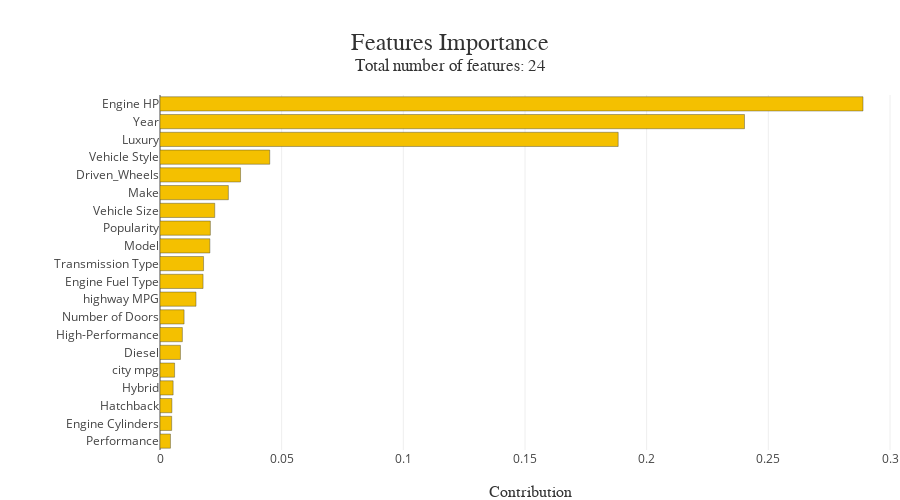

Notebook source saved alongside this figure:
### Code cell
# feature importance
# prioritise feature engineering and prune low-contributing features
xpl.plot.features_importance()

### Figure 1 — Plotly figure (JSON) as saved in the notebook; plotly's stock layout.template omitted (floating-point values rounded to 4 significant figures)
{"data": [{"customdata": ["Performance", "Engine Cylinders", "Hatchback", "Hybrid", "city mpg", "Diesel", "High-Performance", "Number of Doors", "highway MPG", "Engine Fuel Type", "Transmission Type", "Model", "Popularity", "Vehicle Size", "Make", "Driven_Wheels", "Vehicle Style", "Luxury", "Year", "Engine HP"], "hovertemplate": "Feature: %{customdata}<br />Contribution: %{x:.4f}<extra></extra>", "marker": {"color": ["rgba(244, 192, 0, 1.0)", "rgba(244, 192, 0, 1.0)", "rgba(244, 192, 0, 1.0)", "rgba(244, 192, 0, 1.0)", "rgba(244, 192, 0, 1.0)", "rgba(244, 192, 0, 1.0)", "rgba(244, 192, 0, 1.0)", "rgba(244, 192, 0, 1.0)", "rgba(244, 192, 0, 1.0)", "rgba(244, 192, 0, 1.0)", "rgba(244, 192, 0, 1.0)", "rgba(244, 192, 0, 1.0)", "rgba(244, 192, 0, 1.0)", "rgba(244, 192, 0, 1.0)", "rgba(244, 192, 0, 1.0)", "rgba(244, 192, 0, 1.0)", "rgba(244, 192, 0, 1.0)", "rgba(244, 192, 0, 1.0)", "rgba(244, 192, 0, 1.0)", "rgba(244, 192, 0, 1.0)"], "line": {"color": "rgba(52, 55, 54, 0.8)", "width": 0.5}}, "name": "Global", "orientation": "h", "type": "bar", "x": [0.0043, 0.0048, 0.0049, 0.0054, 0.006, 0.0084, 0.0092, 0.0099, 0.0148, 0.0177, 0.0179, 0.0205, 0.0207, 0.0225, 0.0281, 0.0331, 0.0451, 0.1883, 0.2402, 0.2889], "y": ["Performance", "Engine Cylinders", "Hatchback", "Hybrid", "city mpg", "Diesel", "High-Performance", "Number of Doors", "highway MPG", "Engine Fuel Type", "Transmission Type", "Model", "Popularity", "Vehicle Size", "Make", "Driven_Wheels", "Vehicle Style", "Luxury", "Year", "Engine HP"]}], "layout": {"autosize": false, "barmode": "group", "height": 500, "hovermode": "closest", "margin": {"b": 50, "l": 160, "r": 0, "t": 95}, "title": {"font": {"color": "rgb(50, 50, 50)", "family": "Arial", "size": 24}, "text": "Features Importance<br><sup>Total number of features: 24</sup>", "x": 0.5, "xanchor": "center", "y": 0.9, "yanchor": "middle"}, "width": 900, "xaxis": {"title": {"font": {"color": "rgb(50, 50, 50)", "family": "Arial Black", "size": 16}, "text": "Contribution"}}, "yaxis": {"automargin": true, "dtick": 1, "tickmode": "array", "ticktext": ["Performance", "Engine Cylinders", "Hatchback", "Hybrid", "city mpg", "Diesel", "High-Performance", "Number of Doors", "highway MPG", "Engine Fuel Type", "Transmission Type", "Model", "Popularity", "Vehicle Size", "Make", "Driven_Wheels", "Vehicle Style", "Luxury", "Year", "Engine HP"], "tickvals": ["Performance", "Engine Cylinders", "Hatchback", "Hybrid", "city mpg", "Diesel", "High-Performance", "Number of Doors", "highway MPG", "Engine Fuel Type", "Transmission Type", "Model", "Popularity", "Vehicle Size", "Make", "Driven_Wheels", "Vehicle Style", "Luxury", "Year", "Engine HP"], "title": {"font": {"color": "rgb(50, 50, 50)", "family": "Arial Black", "size": 16}}}}}
